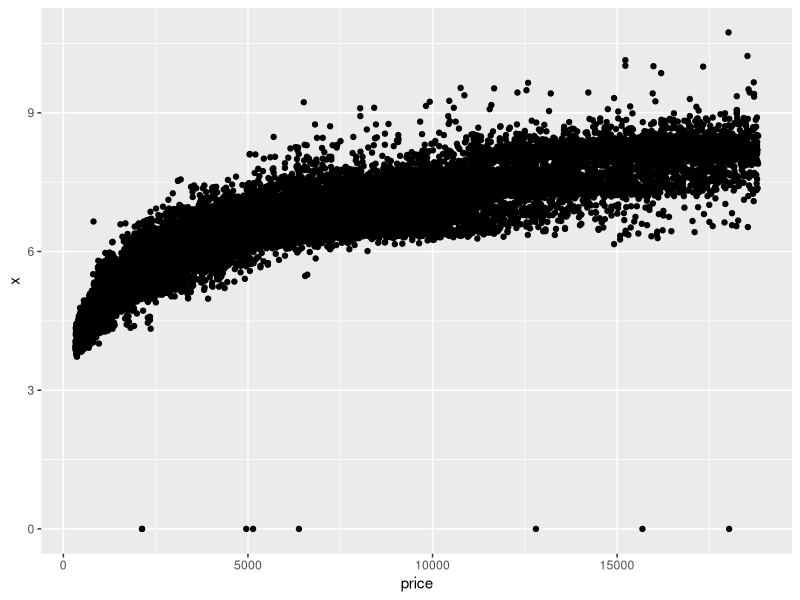
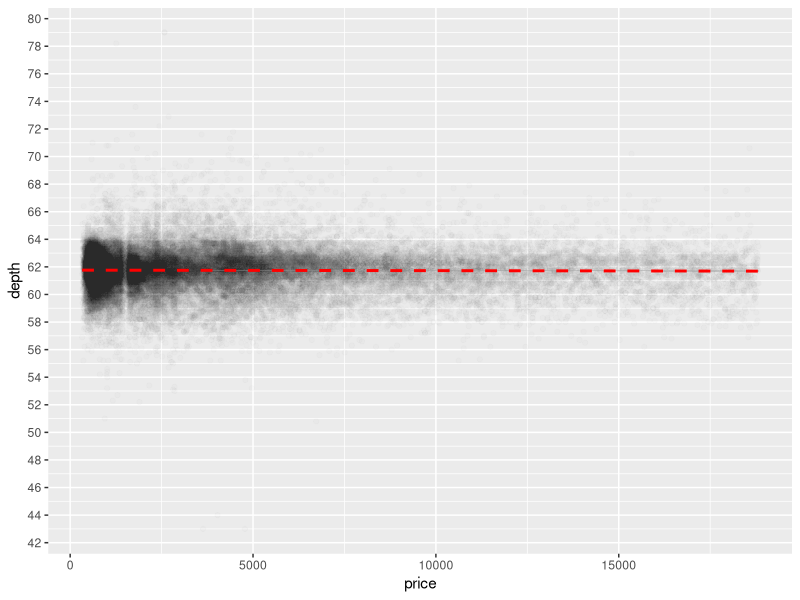
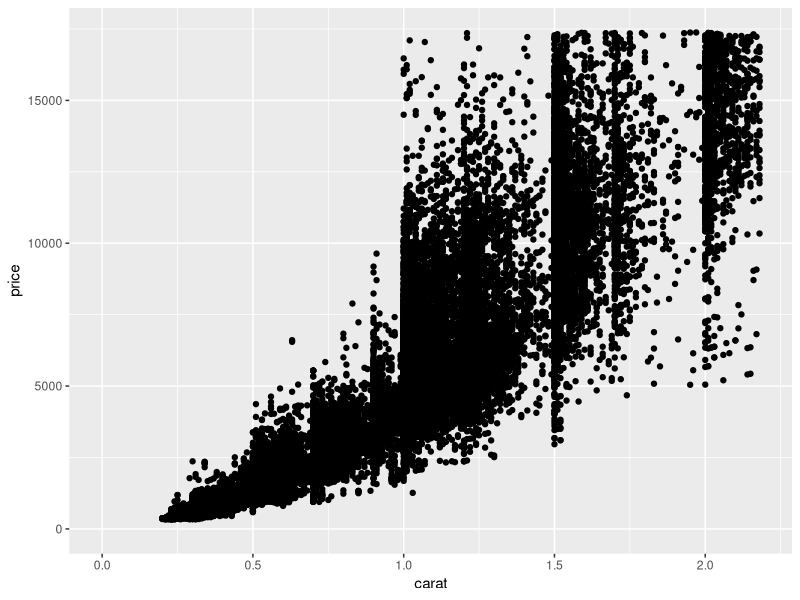
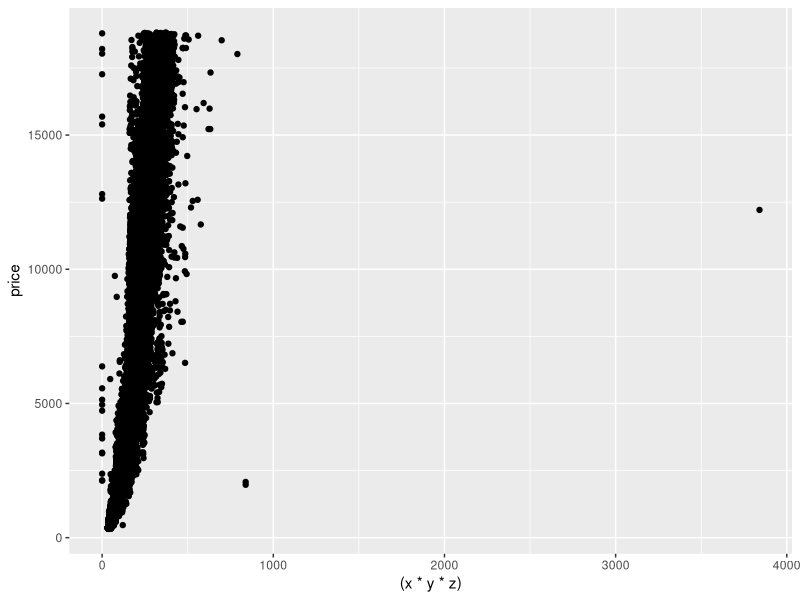

Here is the R script that generated these plots, in order:
## ---- chunk 1
knitr::opts_chunk$set(echo = TRUE)
## ---- chunk 2
library(ggplot2)
suppressPackageStartupMessages(library(ggplot2))
?diamonds
names(diamonds)
## ---- chunk 3
dim(diamonds)
## ---- chunk 4
levels(diamonds$cut)
## ---- chunk 5
levels(diamonds$color)
## ---- chunk 6
levels(diamonds$clarity)
## ---- chunk 7
ggplot(aes(x = price, y = x), data = diamonds) +
  geom_point()
## ---- chunk 8
# is there anything strange about the scatterplot?
# 1. outliers, some entries with length = 0mm and still a price associated with it
# 2. exponential growth of price with length
## ---- chunk 9
# corelation between price and x, price and y, price and z
cor.test(diamonds$price, diamonds$x)
cor.test(diamonds$price, diamonds$y)
cor.test(diamonds$price, diamonds$z)
## ---- chunk 10
## also add a transparency factor of 1/100 i.e. 0.01 and add breaks of 2units on y-axis
ggplot(aes(x = price, y = depth), data = diamonds) +
  geom_point(alpha = 0.01) +
  geom_smooth(method = lm, color = 'red', linetype = 2) +
  scale_y_continuous(breaks = seq(0,80,2))

## looking at the graph, what is range of depth between which most of the values lie?
## 60 to 64
## ---- chunk 11
## corelation of depth vs price
cor(diamonds$depth, diamonds$price)
with(diamonds, cor.test(price, depth))

## ---- chunk 12
## can we predict price based on depth?
## No. Because, the value is very much close to 0 which is not a strong mark for prediction, we need something above 70% i.e. (<= -.7 or >= +.7)
## ---- chunk 13
ggplot(aes(x = carat, y = price), data = diamonds) +
  xlim(0, quantile(diamonds$carat,0.99)) +
  ylim(0, quantile(diamonds$price,0.99)) +
  geom_point()
## ---- chunk 14
ggplot(aes(x = (x*y*z), y = price), data = diamonds ) +
  geom_point()
## ---- chunk 15
diamonds$volume <- (diamonds$x*diamonds$y*diamonds$z)
## ---- chunk 16
## observations from price vs volume scatterplot
## 1. outliers: volume = 0
sum(diamonds$volume == 0)
## ---- chunk 17
## lets find whiich are they
diamonds[diamonds$volume == 0,]
## ---- chunk 18
## corelation between price and volume
cor.test(diamonds$price, diamonds$volume)
## 0.9 seems to be a very high value for the corelation coefficient, even if we ignore the 20 outliers, it looks quite something which we can bet upon
## ---- chunk 19
## lets form subset where the volume is not 0
new_diamonds <- subset(diamonds, volume != 0)

## now lets find th corelation
cor.test(new_diamonds$price, new_diamonds$volume)

## So it seems there is some corelation and we can predict the prices from the volume
